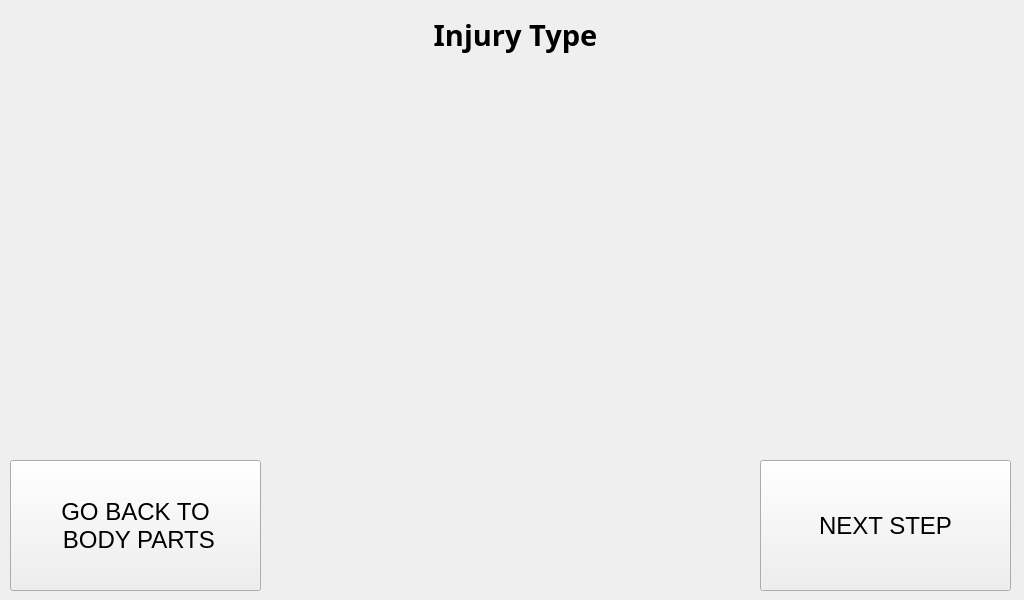
<?xml version="1.0" encoding="UTF-8"?>
<ui version="4.0">
 <class>step_1_window</class>
 <widget class="QMainWindow" name="step_1_window">
  <property name="geometry">
   <rect>
    <x>0</x>
    <y>0</y>
    <width>1024</width>
    <height>600</height>
   </rect>
  </property>
  <property name="minimumSize">
   <size>
    <width>1024</width>
    <height>600</height>
   </size>
  </property>
  <property name="maximumSize">
   <size>
    <width>1024</width>
    <height>600</height>
   </size>
  </property>
  <property name="windowTitle">
   <string>Step 1 Procedure</string>
  </property>
  <widget class="QWidget" name="centralwidget">
   <widget class="QLabel" name="title_step">
    <property name="geometry">
     <rect>
      <x>10</x>
      <y>0</y>
      <width>1011</width>
      <height>71</height>
     </rect>
    </property>
    <property name="font">
     <font>
      <family>Unispace</family>
      <pointsize>18</pointsize>
      <weight>75</weight>
      <bold>true</bold>
     </font>
    </property>
    <property name="text">
     <string>&lt;html&gt;&lt;head/&gt;&lt;body&gt;&lt;p&gt;&lt;span style=&quot; font-size:22pt;&quot;&gt;Injury Type&lt;/span&gt;&lt;/p&gt;&lt;/body&gt;&lt;/html&gt;</string>
    </property>
    <property name="alignment">
     <set>Qt::AlignCenter</set>
    </property>
   </widget>
   <widget class="QLabel" name="text_steps">
    <property name="geometry">
     <rect>
      <x>20</x>
      <y>330</y>
      <width>981</width>
      <height>121</height>
     </rect>
    </property>
    <property name="font">
     <font>
      <pointsize>14</pointsize>
     </font>
    </property>
    <property name="text">
     <string>&lt;html&gt;&lt;head/&gt;&lt;body&gt;&lt;p align=&quot;center&quot;&gt;&lt;br/&gt;&lt;/p&gt;&lt;/body&gt;&lt;/html&gt;</string>
    </property>
   </widget>
   <widget class="QLabel" name="gif_player_label">
    <property name="geometry">
     <rect>
      <x>330</x>
      <y>80</y>
      <width>360</width>
      <height>240</height>
     </rect>
    </property>
    <property name="minimumSize">
     <size>
      <width>360</width>
      <height>240</height>
     </size>
    </property>
    <property name="maximumSize">
     <size>
      <width>360</width>
      <height>240</height>
     </size>
    </property>
    <property name="font">
     <font>
      <family>Unispace</family>
      <pointsize>16</pointsize>
      <weight>75</weight>
      <bold>true</bold>
     </font>
    </property>
    <property name="lineWidth">
     <number>1</number>
    </property>
    <property name="text">
     <string/>
    </property>
    <property name="alignment">
     <set>Qt::AlignCenter</set>
    </property>
   </widget>
   <widget class="QPushButton" name="next_step_button">
    <property name="geometry">
     <rect>
      <x>760</x>
      <y>460</y>
      <width>251</width>
      <height>131</height>
     </rect>
    </property>
    <property name="font">
     <font>
      <pointsize>18</pointsize>
     </font>
    </property>
    <property name="cursor">
     <cursorShape>PointingHandCursor</cursorShape>
    </property>
    <property name="text">
     <string>NEXT STEP</string>
    </property>
   </widget>
   <widget class="QPushButton" name="go_back_injury_type">
    <property name="geometry">
     <rect>
      <x>10</x>
      <y>460</y>
      <width>251</width>
      <height>131</height>
     </rect>
    </property>
    <property name="font">
     <font>
      <pointsize>18</pointsize>
     </font>
    </property>
    <property name="text">
     <string>GO BACK TO 
 BODY PARTS</string>
    </property>
   </widget>
  </widget>
 </widget>
 <resources/>
 <connections/>
</ui>
